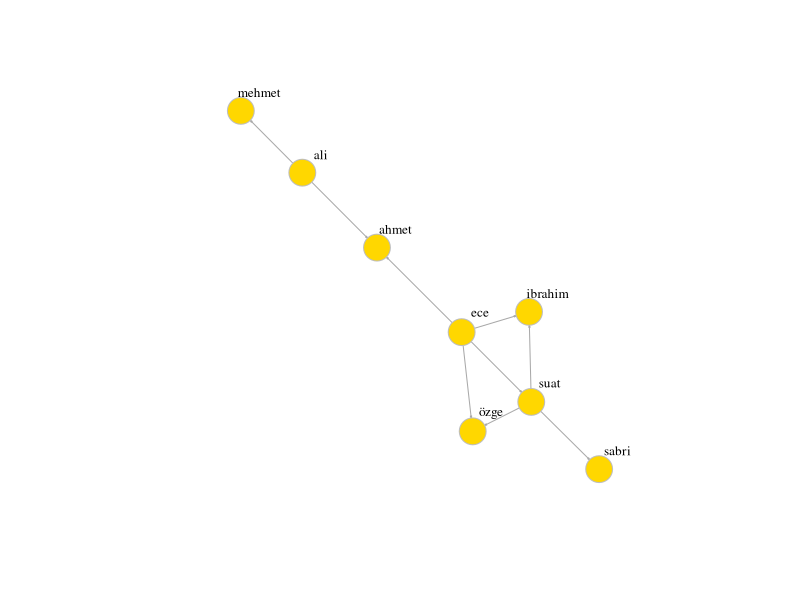
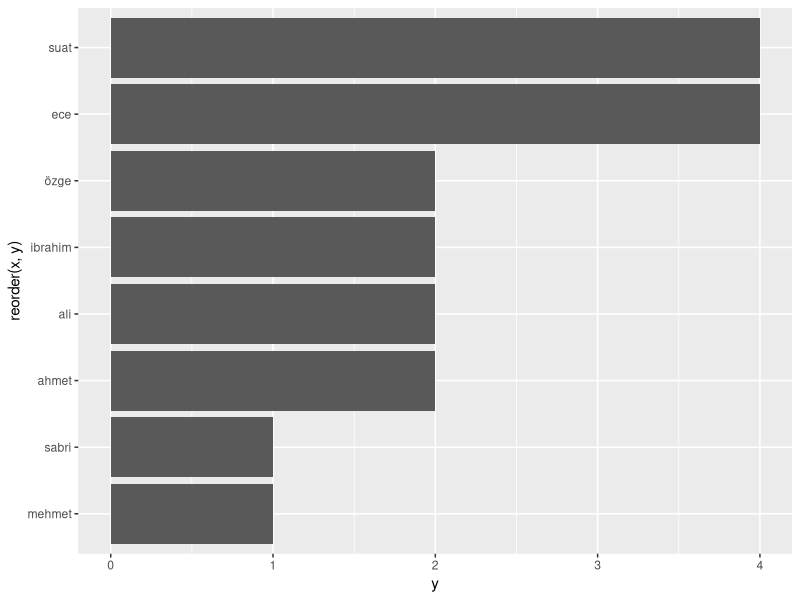

These charts were generated, in order, by the following R code:
## ---- chunk 1
knitr::opts_chunk$set(echo = TRUE)
## ---- chunk 2
library(igraph)
library(readr)
setwd("/home/suat/Belgeler/github/network-analysis-lecture")
df <- readr::read_csv("data/02.csv")
g <- graph_from_data_frame(df)
layout <- layout.fruchterman.reingold(g)
# Plotting with configuration
plot(g, 
     edge.arrow.size=.1, 
     vertex.color="gold", 
     vertex.size=15,
     vertex.frame.color="gray", 
     vertex.label.color="black", 
     vertex.label.cex=0.8, 
     vertex.label.dist=2, 
     edge.curved=0,
     layout=layout) 
## ---- chunk 3
deg <- degree(g)
x = names(deg)
y = deg
ddist = data.frame(x,y)
ddist
## ---- chunk 4
library(ggplot2)
ggplot(ddist, aes(x=reorder(x,y), y=y)) + 
  geom_bar(stat = "identity") +
  coord_flip()
